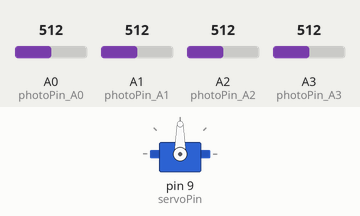
This sketch was run on a simulated Arduino Uno, built with avr-gcc and run on an emulated ATmega328P. On the bench: servo. The inputs (shaded band) are chosen by the test bench; at power-on: A0 (photoPin_A0) = 512, A1 (photoPin_A1) = 512, A2 (photoPin_A2) = 512, A3 (photoPin_A3) = 512.

Above: at 1.2 s.
1.3 s: A0 (photoPin_A0) set to 527
At 2.2 s:
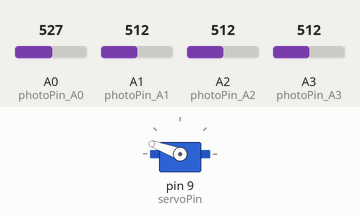
2.8 s: A1 (photoPin_A1) set to 545
At 3.4 s:
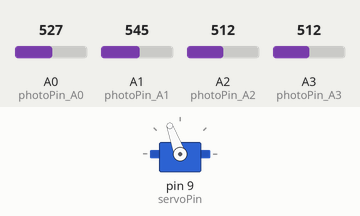
4.3 s: A2 (photoPin_A2) set to 529
5.8 s: A2 (photoPin_A2) set to 560
At 6.8 s:
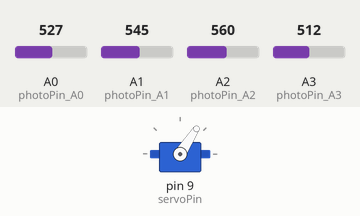
7.3 s: A3 (photoPin_A3) set to 716
At 8.0 s:
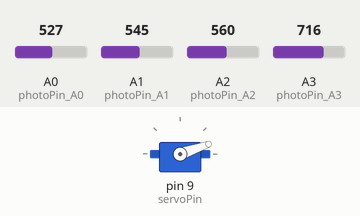
8.8 s: A3 (photoPin_A3) set to 306
At 9.1 s:
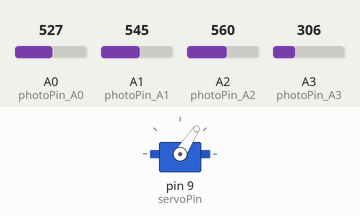
Timing chart, 0 to 11.3 s (numbered marks = the images above; inputs shaded):
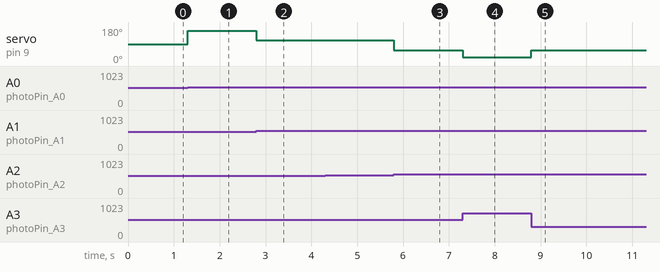

Measured:
- the behaviour switches between 512 and 513 on A0 (photoPin_A0) (found by bisection; images 0 and 1)
- the behaviour switches between 527 and 528 on A1 (photoPin_A1) (found by bisection; images 1 and 2)
- the behaviour switches between 545 and 546 on A2 (photoPin_A2) (found by bisection; images 2 and 3)
- after the input at 1.3 s, servo on pin 9 (servoPin): 90° → 160° at once
- after the input at 2.8 s, servo on pin 9 (servoPin): 160° → 110° at once
- after the input at 4.3 s, every drawn part: stays the same
- after the input at 5.8 s, servo on pin 9 (servoPin): 110° → 57° at once
- after the input at 7.3 s, servo on pin 9 (servoPin): 57° → 19° at once
- after the input at 8.8 s, servo on pin 9 (servoPin): 19° → 57° at once

The sketch:

FOLLOW_THE_LIGHT_V1.ino
```cpp
#include <Servo.h>
/*
----------------------- Description------------------------------
4 photo resistors
  - one led to 5V
  - the other leg to digitalPin (A0, A1, A2 and A3), and 10K ohm resister -> GND
  - servo wires red to 5V, black to GND and white to pin 9.
  - infront of the servi conection add a capacitor 100 uf..


*/
const int numPhotoresistors = 4;
const int servoPin = 9;

int photoValueA0 = 0;
const int photoPin_A0 = A0;

int photoValueA1 = 0;
const int photoPin_A1 = A1;

int photoValueA2 = 0;
const int photoPin_A2 = A2;

int photoValueA3 = 0;
const int photoPin_A3 = A3;

Servo myServo;


void setup() {
   myServo.attach(servoPin);
   Serial.begin(9600);
}

void loop() {

  photoValueA0 = analogRead(photoPin_A0);
  photoValueA1 = analogRead(photoPin_A1);
  photoValueA2 = analogRead(photoPin_A2);
  photoValueA3 = analogRead(photoPin_A3);

  //Angels based on the value from the sensors (Tested angles to match the sensors placemeant).

  // A3
  if(photoValueA0 > photoValueA1 && photoValueA0 > photoValueA2 && photoValueA0 > photoValueA3 ) {
    myServo.write(160);
  }
  // A2
  else if(photoValueA1 > photoValueA0 && photoValueA1 > photoValueA2 && photoValueA1 > photoValueA3 ) {
    myServo.write(110);
  }
  // A1
  else if (photoValueA2 > photoValueA0 && photoValueA2 > photoValueA3 && photoValueA2 > photoValueA1) {
    myServo.write(57);
  }
  // A0
  else if (photoValueA3 > photoValueA0 && photoValueA3 > photoValueA1 && photoValueA3 > photoValueA2) {
    myServo.write(19);
  }

}
```
